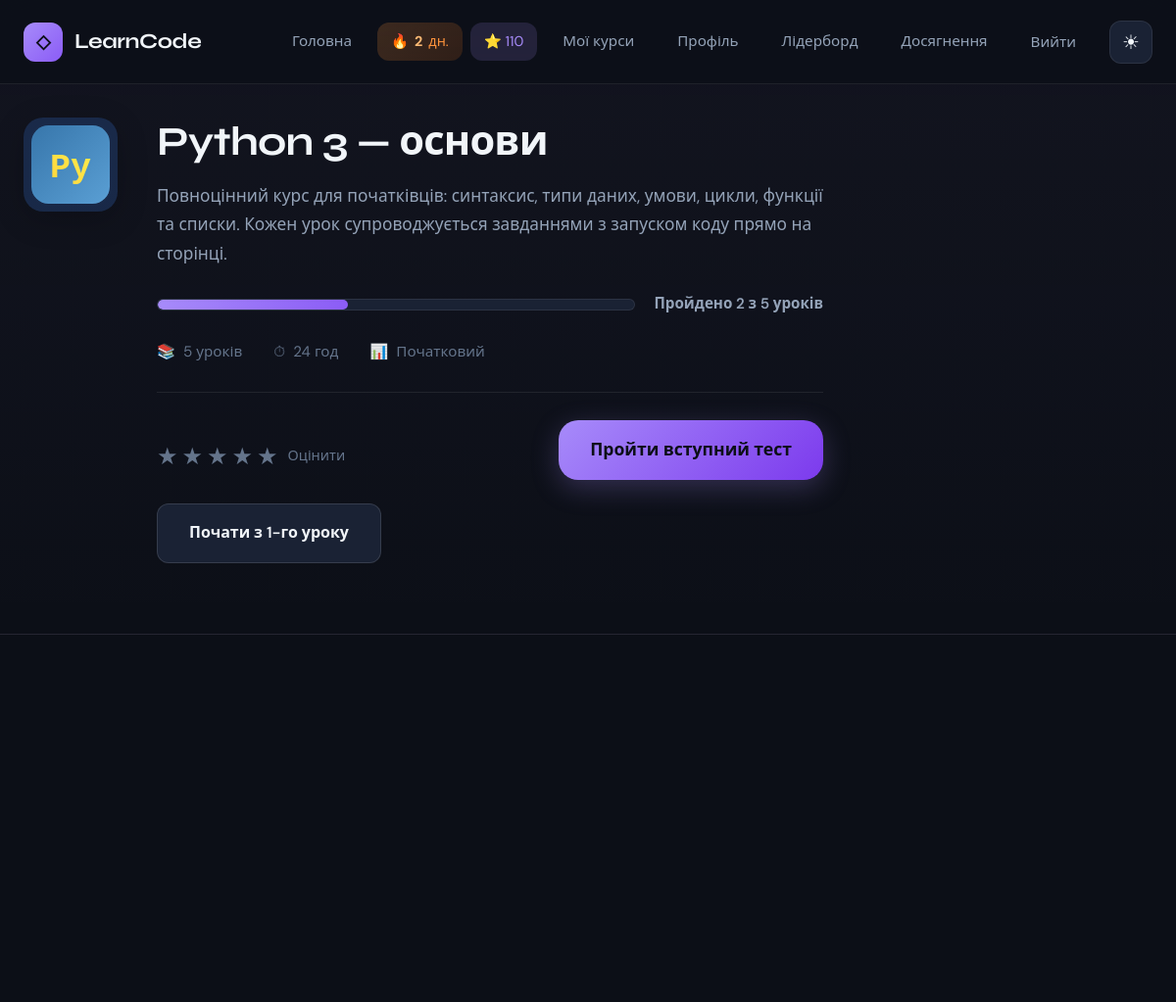
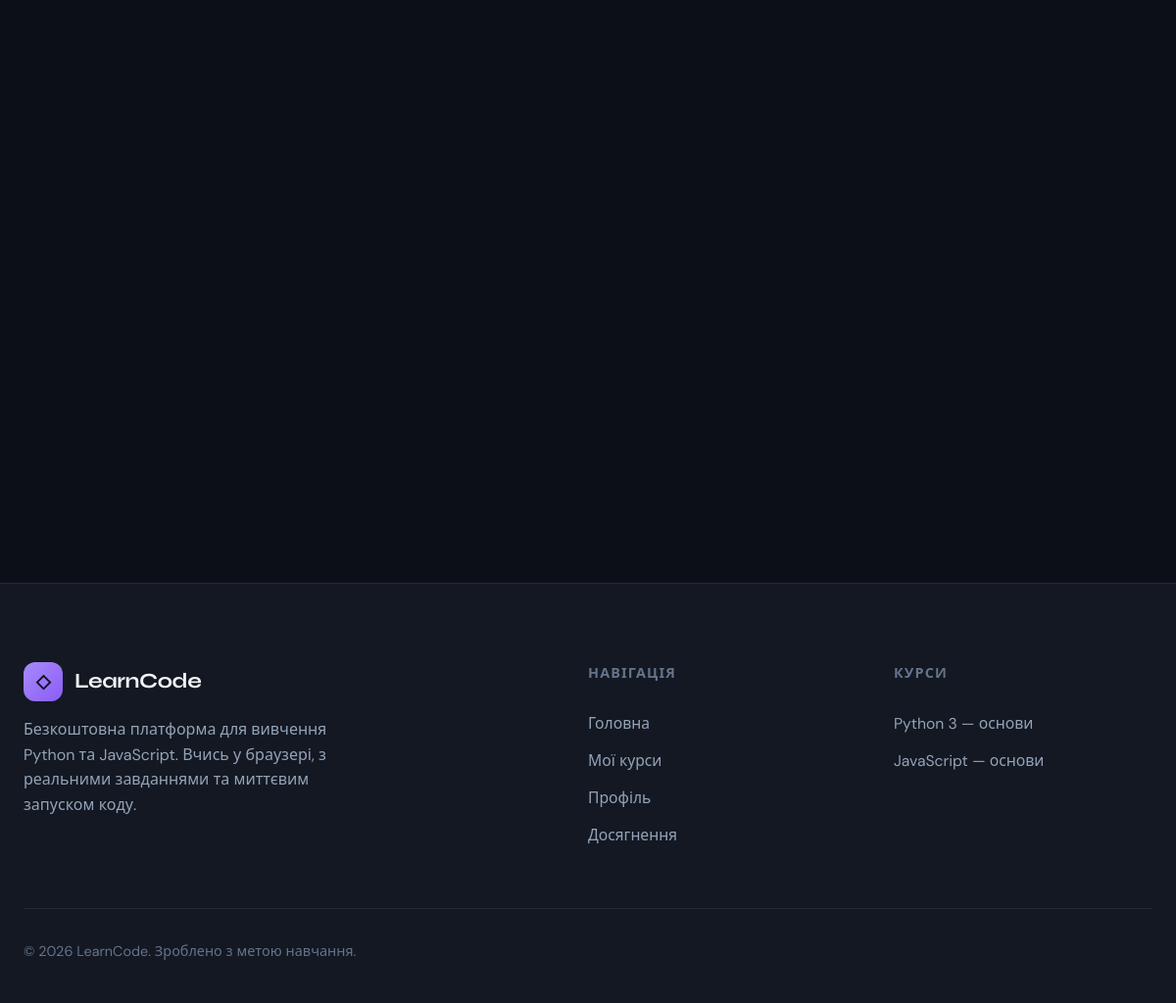
The page /course/python-basics/ (signed in) on the database its author committed (2 pictures, top to bottom).
### courses/models.py (models this page shows, shortened)
class Course(models.Model):
    LANG_CHOICES = [
        ('python', 'Python'),
        ('javascript', 'JavaScript'),
    ]
    title = models.CharField('Назва', max_length=200)
    slug = models.SlugField(unique=True)
    language = models.CharField('Мова', max_length=20, choices=LANG_CHOICES)
    short_description = models.CharField('Короткий опис', max_length=300)
    description = models.TextField('Опис')
    duration_hours = models.PositiveIntegerField('Тривалість (год)', default=24)
    level = models.CharField('Рівень', max_length=50, default='Початковий')
    order = models.PositiveIntegerField('Порядок', default=0)
    icon = models.CharField('Іконка/емодзі', max_length=10, default='🐍')
    color = models.CharField('Колір (hex)', max_length=7, default='#3776ab')  # Python blue / JS yellow
    is_published = models.BooleanField('Опубліковано', default=True)
    created_at = models.DateTimeField(auto_now_add=True)
    class Meta:
        ordering = ['order', 'title']
        verbose_name = 'Курс'
        verbose_name_plural = 'Курси'

### courses/views.py (the view)
# urls.py: path('course/<slug:slug>/', views.course_detail, name='course_detail'),
@login_required
def course_detail(request, slug):
    course = Course.objects.filter(slug=slug, is_published=True).first()
    if not course:
        return render(request, '404.html', status=404)
    placement_quiz = course.quizzes.filter(is_published=True, is_placement=True).first()
    if request.user.is_authenticated and placement_quiz:
        if not QuizAttempt.objects.filter(quiz=placement_quiz, user=request.user).exists():
            return redirect('placement_take', course_slug=course.slug)
    lessons = course.lessons.filter(is_published=True).order_by('order')
    completed_count = count_completed_lessons_for_course(request, course)
    total_lessons = lessons.count()
    completed_lesson_ids = set()
    if request.user.is_authenticated:
        from .models import UserProgress
        completed_lesson_ids = set(
            UserProgress.objects.filter(
                user=request.user, lesson__course=course, completed=True
            ).values_list('lesson_id', flat=True)
        )
    exercises_by_lesson = []
    for lesson in lessons:
        exs = lesson.exercises.filter(is_published=True).order_by('order')
        if exs:
            exercises_by_lesson.append({'lesson': lesson, 'exercises': exs})
    quizzes = course.quizzes.filter(is_published=True).order_by('order')
    avg_rating, rating_count = get_average_rating(course=course)
    return render(request, 'courses/course_detail.html', {
        'course': course,
        'lessons': lessons,
        'completed_count': completed_count,
        'total_lessons': total_lessons,
        'completed_lesson_ids': completed_lesson_ids,
        'exercises_by_lesson': exercises_by_lesson,
        'quizzes': quizzes,
        'placement_quiz': placement_quiz,
        'avg_rating': avg_rating,
        'rating_count': rating_count,
    })

### courses/context_processors.py (called while the page is built)
def courses_list(request):
    return {
        'courses_list': Course.objects.filter(is_published=True).order_by('order')[:5],
    }

def user_profile(request):
    if not request.user.is_authenticated:
        return {'user_streak': 0, 'user_points': 0}
    try:
        profile = GameProfile.objects.get(user=request.user)
        return {'user_streak': profile.streak_days, 'user_points': profile.points}
    except GameProfile.DoesNotExist:
        return {'user_streak': 0, 'user_points': 0}

### courses/models.py (called while the page is built)
    def question_count(self):
        return self.questions.count()

### courses/services.py (called while the page is built)
def get_player_id(request):
    if request.user.is_authenticated:
        return None, request.user
    return request.session.session_key, None

def count_completed_lessons_for_course(request, course):
    session_key, user = get_player_id(request)
    qs = UserProgress.objects.filter(completed=True, lesson__course=course)
    if user:
        qs = qs.filter(user=user)
    else:
        qs = qs.filter(session_key=session_key)
    return qs.count()

def get_average_rating(course=None, lesson=None):
    from .models import Rating
    from django.db.models import Avg
    qs = Rating.objects.filter(score__gte=1, score__lte=5)
    if course:
        qs = qs.filter(course=course)
    if lesson:
        qs = qs.filter(lesson=lesson)
    avg = qs.aggregate(a=Avg('score'))['a'] or 0
    return round(avg, 1), qs.count()

### templates/courses/course_detail.html (shortened to what this page needs)
{% extends 'base.html' %}
{% load static %}
{% block content %}
<section class="page-hero">
  <div class="container">
    <div class="page-hero-icon course-lang-badge {% if course.language == 'python' %}python{% else %}javascript{% endif %}">
      {% if course.language == 'python' %}<img src="{% static 'img/python-badge.svg' %}" alt="Python" class="lang-badge-img">{% elif course.language == 'javascript' %}<img src="{% static 'img/javascript-badge.svg' %}" alt="JavaScript" class="lang-badge-img">{% else %}{{ course.icon }}{% endif %}
    </div>
    <div class="page-hero-main">
      <h1>{{ course.title }}</h1>
      <p class="page-hero-desc">{{ course.description }}</p>
      {% if total_lessons > 0 %}
      <div class="course-progress-wrap">
        <div class="course-progress-bar">
          <div class="course-progress-fill" style="width: {% widthratio completed_count total_lessons 100 %}%;"></div>
        </div>
        <span class="course-progress-label">Пройдено {{ completed_count }} з {{ total_lessons }} уроків</span>
      </div>
      {% endif %}
      <div class="page-hero-stats">
        <span class="page-hero-stat"><span class="page-hero-stat-icon">📚</span>{{ lessons|length }} уроків</span>
        <span class="page-hero-stat"><span class="page-hero-stat-icon">⏱</span>{{ course.duration_hours }} год</span>
        <span class="page-hero-stat"><span class="page-hero-stat-icon">📊</span>{{ course.level }}</span>
      </div>
      <div class="page-hero-actions">
        <div class="rating-widget" data-target="course" data-id="{{ course.id }}">
          <div class="rating-stars" aria-label="Оцінити курс">
            {% for i in "12345" %}<span data-star="{{ forloop.counter }}" role="button" tabindex="0">★</span>{% endfor %}
          </div>
          <span class="rating-text">{% if rating_count %}{{ avg_rating }} ({{ rating_count }}){% else %}Оцінити{% endif %}</span>
        </div>
        {% if lessons %}
        {% if placement_quiz %}
        <a href="{% url 'placement_take' course_slug=course.slug %}" class="btn btn-primary btn-hero-cta">Пройти вступний тест</a>
        <a href="{% url 'lesson_detail' course_slug=course.slug lesson_slug=lessons.0.slug %}" class="btn btn-secondary">Почати з 1-го уроку</a>
        {% else %}
        <a href="{% url 'lesson_detail' course_slug=course.slug lesson_slug=lessons.0.slug %}" class="btn btn-primary btn-hero-cta">Почати перший урок</a>
        {% endif %}
        {% endif %}
      </div>
    </div>
  </div>
</section>
<section class="section course-tabs-section">
  <div class="container">
  </div>
</section>
{% endblock %}

### templates/base.html (shortened to what this page needs)
{% load static %}
<!DOCTYPE html>
<html lang="uk" data-theme="dark">
<head>
  <link rel="stylesheet" href="{% static 'css/main.css' %}">
</head>
<body>
  <header class="site-header" id="site-header">
    <div class="container header-inner">
      <a href="{% url 'home' %}" class="logo">
        <span class="logo-icon">◇</span>
        <span class="logo-text">LearnCode</span>
      </a>
      <nav class="nav" id="nav">
        <a href="{% url 'home' %}">Головна</a>
        {% if user.is_authenticated %}
        <span class="header-streak" title="Вогник: дні навчання поспіль">🔥 <strong>{{ user_streak }}</strong> дн.</span>
        <span class="header-points" title="Нараховані бали">⭐ {{ user_points }}</span>
        <a href="{% url 'course_list' %}">Мої курси</a>
        <a href="{% url 'dashboard' %}">Профіль</a>
        <a href="{% url 'leaderboard' %}">Лідерборд</a>
        <a href="{% url 'achievements_list' %}">Досягнення</a>
        <form method="post" action="{% url 'logout' %}" class="nav-logout-form">
          <button type="submit" class="nav-logout-btn">Вийти</button>
        </form>
        {% else %}
        <a href="{% url 'login' %}">Увійти</a>
        <a href="{% url 'register' %}">Реєстрація</a>
        {% endif %}
        <button type="button" class="theme-toggle" id="theme-toggle" aria-label="Світлий режим">
          <span class="theme-icon theme-icon-sun" aria-hidden="true">☀</span>
        </button>
      </nav>
    </div>
  </header>
  <main class="main-content">
    {% block content %}{% endblock %}
  </main>
  <footer class="site-footer">
    <div class="container">
      <div class="footer-grid">
        <div class="footer-brand">
          <a href="{% url 'home' %}" class="logo">
            <span class="logo-icon">◇</span>
            <span class="logo-text">LearnCode</span>
          </a>
          <p>Безкоштовна платформа для вивчення Python та JavaScript. Вчись у браузері, з реальними завданнями та миттєвим запуском коду.</p>
        </div>
        <div class="footer-col">
          <h4>Навігація</h4>
          <ul>
            <li><a href="{% url 'home' %}">Головна</a></li>
            {% if user.is_authenticated %}
            <li><a href="{% url 'course_list' %}">Мої курси</a></li>
            <li><a href="{% url 'dashboard' %}">Профіль</a></li>
            <li><a href="{% url 'achievements_list' %}">Досягнення</a></li>
            {% else %}
            <li><a href="{% url 'login' %}">Увійти</a></li>
            <li><a href="{% url 'register' %}">Реєстрація</a></li>
            {% endif %}
          </ul>
        </div>
        <div class="footer-col">
          <h4>Курси</h4>
          <ul>
            {% for c in courses_list %}
            <li><a href="{% if user.is_authenticated %}{% url 'course_detail' slug=c.slug %}{% else %}{% url 'register' %}{% endif %}">{{ c.title }}</a></li>
            {% empty %}
            <li><a href="{% url 'home' %}#courses">Python та JavaScript</a></li>
            {% endfor %}
          </ul>
        </div>
      </div>
      <div class="footer-bottom">
        <p class="footer-copy">© 2026 LearnCode. Зроблено з метою навчання.</p>
      </div>
    </div>
  </footer>
</body>
</html>

### rows shown on the page
Course: title "Python 3 — основи", description "Повноцінний курс для початківців: синтаксис, типи даних, умови, цикли, функції та списки. Кожен урок супроводжується завданнями з запуском коду прямо на сторінці.", duration_hours "24", level "Початковий"
Course: title "JavaScript — основи"

### other values the page prints
{{ user_streak }} "2"
{{ user_points }} "110"
{{ completed_count }} "2"
{{ total_lessons }} "5"
{{ lessons|length }} "5"
